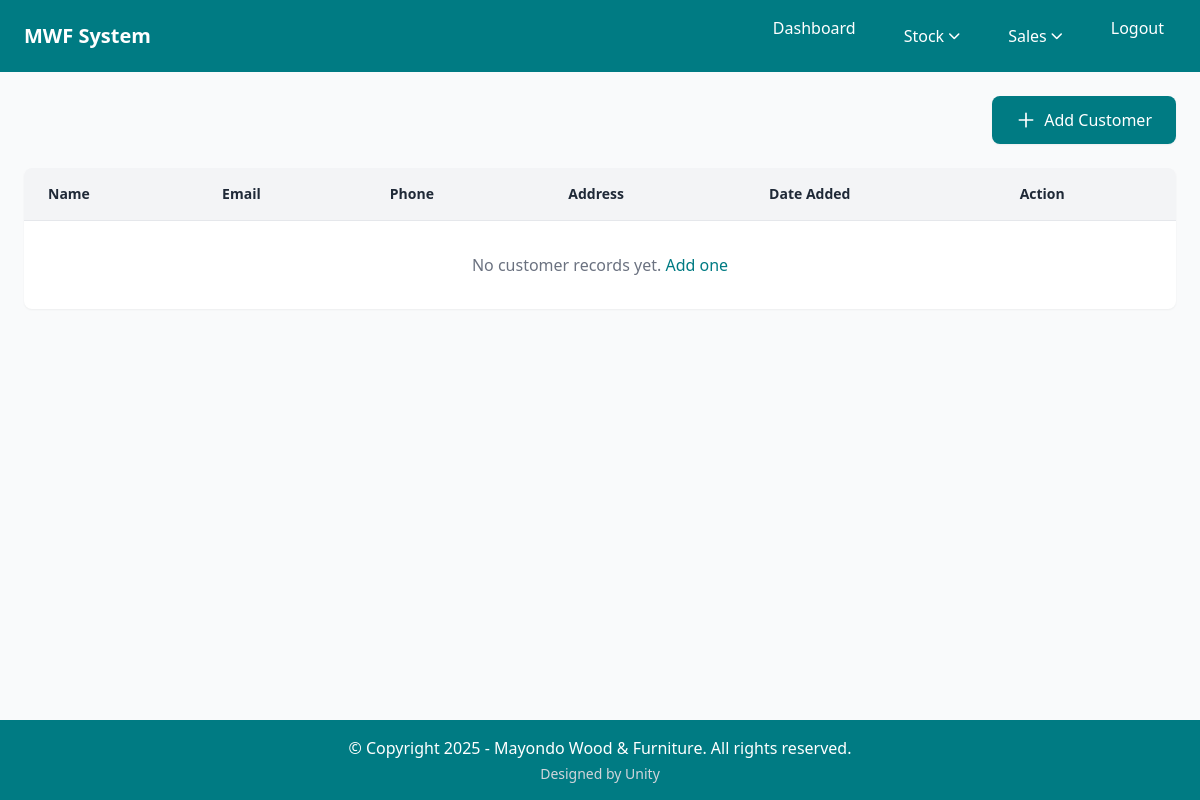
The page /customerList/ on the database as committed earlier.
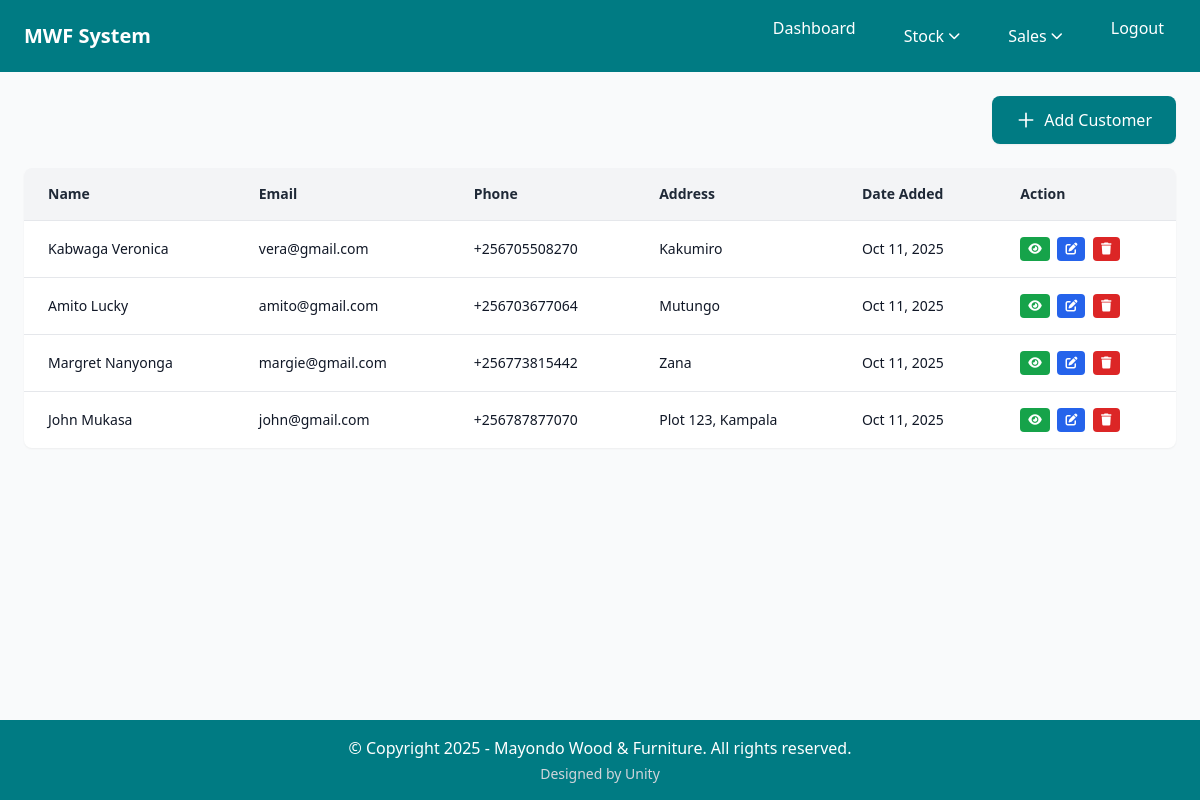
The same page on the database as committed later.
### home/models.py (models this page shows, shortened)
class Customer(models.Model):
    name = models.CharField(max_length=100, unique=True, help_text="Customer full name")
    phone = models.CharField(max_length=15, blank=True, help_text="Customer phone number")
    email = models.EmailField(blank=True, help_text="Customer email address")
    address = models.TextField(blank=True, help_text="Customer physical address")
    created_at = models.DateTimeField(auto_now_add=True)
    updated_at = models.DateTimeField(auto_now=True)
    class Meta:
        ordering = ['name']

### home/views.py (the view)
# urls.py: path('customerList/', customerList, name='customerList'),   # View all customers
def customerList(request):
    customers = Customer.objects.all().order_by('-created_at')
    context = {
        'customers': customers,
        'is_manager': request.user.groups.filter(name="Manager").exists(),
        'is_employee': request.user.groups.filter(name="Employee").exists(),
    }
    return render(request, 'customerlist.html', context)

### home/context_processors.py (called while the page is built)
def user_roles(request):
    context = {
        'is_manager': False,
        'is_employee': False,
    }
    if request.user.is_authenticated:
        context['is_manager'] = request.user.groups.filter(name="Manager").exists()
        context['is_employee'] = request.user.groups.filter(name="Employee").exists()
    return context

### home/templates/customerlist.html (shortened to what this page needs)
{% extends 'base.html' %}
{% block content %}
      <div class="flex justify-end mb-6">
        <a href="{% url 'addCustomer' %}" class="inline-flex items-center px-6 py-3 bg-cordes-dark text-white font-medium rounded-lg hover:bg-cordes-blue transition-colors duration-300 shadow-sm">
          <svg class="w-5 h-5 mr-2" fill="none" stroke="currentColor" viewBox="0 0 24 24">
            <path stroke-linecap="round" stroke-linejoin="round" stroke-width="2" d="M12 4v16m8-8H4"></path>
          </svg>
          Add Customer
        </a>
      </div>
      <section class="bg-white rounded-lg shadow-sm overflow-hidden">
        <table class="w-full border-collapse">
        <thead class="bg-gray-100">
          <tr>
            <th class="px-6 py-4 text-left text-sm font-semibold text-gray-800 border-b border-gray-200">Name</th>
            <th class="px-6 py-4 text-left text-sm font-semibold text-gray-800 border-b border-gray-200">Email</th>
            <th class="px-6 py-4 text-left text-sm font-semibold text-gray-800 border-b border-gray-200">Phone</th>
            <th class="px-6 py-4 text-left text-sm font-semibold text-gray-800 border-b border-gray-200">Address</th>
            <th class="px-6 py-4 text-left text-sm font-semibold text-gray-800 border-b border-gray-200">Date Added</th>
            <th class="px-6 py-4 text-left text-sm font-semibold text-gray-800 border-b border-gray-200">Action</th>
          </tr>
        </thead>
        <tbody class="divide-y divide-gray-200">
          {% for customer in customers %}
          <tr class="hover:bg-gray-50 transition-colors duration-150">
            <td class="px-6 py-4 text-sm text-gray-900">{{ customer.name }}</td>
            <td class="px-6 py-4 text-sm text-gray-900">
              {% if customer.email %}
                {{ customer.email }}
              {% else %}
                <span class="text-gray-400 italic">Not provided</span>
              {% endif %}
            </td>
            <td class="px-6 py-4 text-sm text-gray-900">
              {% if customer.phone %}
                {{ customer.phone }}
              {% else %}
                <span class="text-gray-400 italic">Not provided</span>
              {% endif %}
            </td>
            <td class="px-6 py-4 text-sm text-gray-900">
              {% if customer.address %}
                {{ customer.address|truncatechars:40 }}
              {% else %}
                <span class="text-gray-400 italic">Not provided</span>
              {% endif %}
            </td>
            <td class="px-6 py-4 text-sm text-gray-900">{{ customer.created_at|date:"M d, Y" }}</td>
            <td class="px-6 py-4 text-sm space-x-1">
              <a href="{% url 'viewCustomer' customer.id %}" class="inline-block px-2 py-1 bg-green-600 text-white text-xs rounded hover:bg-green-700 transition-colors" title="View Customer">
                <i class="fas fa-eye"></i>
              </a>
              <a href="{% url 'editCustomer' customer.id %}" class="inline-block px-2 py-1 bg-blue-600 text-white text-xs rounded hover:bg-blue-700 transition-colors" title="Edit Customer">
                <i class="fas fa-edit"></i>
              </a>
              <button onclick="openDeleteModal('{{ customer.id }}', '{{ customer.name }}')" class="px-2 py-1 bg-red-600 text-white text-xs rounded hover:bg-red-700 transition-colors" title="Delete Customer">
                <i class="fas fa-trash"></i>
              </button>
            </td>
          </tr>
          {% empty %}
          <tr>
            <td colspan="6" class="px-6 py-8 text-center text-gray-500">No customer records yet. <a href="{% url 'addCustomer' %}" class="text-cordes-dark hover:underline">Add one</a></td>
          </tr>
          {% endfor %}
        </tbody>
      </table>
    </section>
{% endblock %}

### home/templates/base.html (shortened to what this page needs)
{% load static %}
<!DOCTYPE html>
<html lang="en">
<head>
    <link rel="stylesheet" href="https://cdnjs.cloudflare.com/ajax/libs/font-awesome/6.4.0/css/all.min.css">
    <script src="https://cdn.tailwindcss.com"></script>
</head>
<body class="bg-gray-50 min-h-screen flex flex-col{% if user.is_authenticated %} authenticated{% endif %}">
 <header class="bg-cordes-dark text-white px-6 py-4 flex justify-between items-center flex-wrap">
  <div class="logo">
    <h1 class="text-xl font-bold">MWF System</h1>
  </div>
  <nav role="navigation" aria-label="Main navigation">
    <ul class="flex space-x-6 list-none m-0 p-0">
      <li><a href="/dashboard/" class="px-3 py-2 rounded-md font-medium hover:bg-cordes-blue transition-colors duration-300 no-underline text-white">Dashboard</a></li>
      <li class="relative">
        <button onclick="toggleHeaderDropdown('header-stock-dropdown')" class="flex items-center px-3 py-2 rounded-md font-medium hover:bg-cordes-blue transition-colors duration-300 no-underline text-white">
          Stock
          <i class="fas fa-chevron-down ml-1 text-xs transition-transform duration-200" id="header-stock-dropdown-icon"></i>
        </button>
      </li>
      <li class="relative">
        <button onclick="toggleHeaderDropdown('header-sales-dropdown')" class="flex items-center px-3 py-2 rounded-md font-medium hover:bg-cordes-blue transition-colors duration-300 no-underline text-white">
          Sales
          <i class="fas fa-chevron-down ml-1 text-xs transition-transform duration-200" id="header-sales-dropdown-icon"></i>
        </button>
      </li>
      <li><a href="/logout/" class="px-3 py-2 rounded-md font-medium hover:bg-cordes-blue transition-colors duration-300 no-underline text-white">Logout</a></li>
    </ul>
  </nav>
</header>
<main id="main-content" class="flex-1 max-w-7xl mx-auto p-6 w-full" role="main">
    {% block content %}{% endblock %}
</main>
<footer class="bg-cordes-dark text-white text-center py-4 mt-auto" role="contentinfo">
    <p class="m-0">&copy; Copyright 2025 - Mayondo Wood & Furniture. All rights reserved.</p>
    <p class="text-sm text-gray-300 mt-1">Designed by Unity</p>
</footer>
</body>
</html>

Rows that differ between the two databases and show on the page:
added Customer: name "Kabwaga Veronica", email "vera@gmail.com", phone "+256705508270", address "Kakumiro", created_at "Oct 11, 2025"
added Customer: name "Amito Lucky", email "amito@gmail.com", phone "+256703677064", address "Mutungo", created_at "Oct 11, 2025"
added Customer: name "Margret Nanyonga", email "margie@gmail.com", phone "+256773815442", address "Zana", created_at "Oct 11, 2025"
added Customer: name "John Mukasa", email "john@gmail.com", phone "+256787877070", address "Plot 123, Kampala", created_at "Oct 11, 2025"
Other text that changed with them:
text no longer shown: "No customer records yet. Add one"
